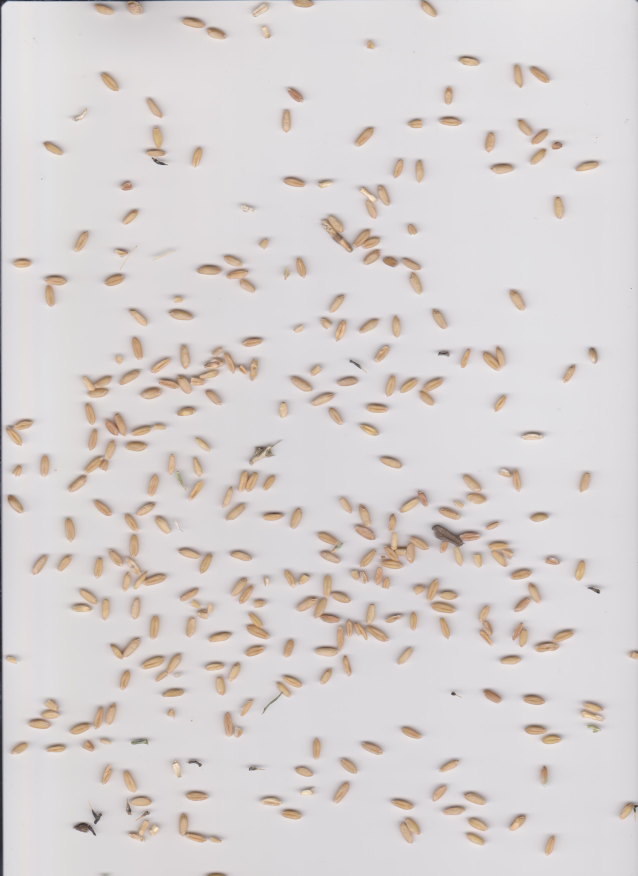
#> input picture data/1_1.jpg, 2550 x 3501 px (shown at 1/4 size); its folder holds only this picture in this run
$ python -i dataAugmentationLib.py   (imports and definitions only)
#> lines starting #> are read from the running program, lines starting #| are printed output that depends on the picture; after the words box and inside, x2 and y2 are one past the last pixel; in counts of white or black regions, pixels touching at a corner belong together
#> further down, picture is the input picture: shape (3501, 2550, 3); mean B, G, R 210.2, 210.7, 215.9
import os
import cv2 as cv
import random

# [37 lines left out: functions readImagesFromDirectories, overlap, placeImage, not called in this run]

def createMaskSeed(image, seed=True):
#> called with seed = True
    hsiImage = cv.cvtColor(image, cv.COLOR_BGR2HSV_FULL)
#> hsiImage: shape (3501, 2550, 3); mean H, S, V 171.5, 10.2, 216.4
    saturationComponent = hsiImage[:, :, 1]
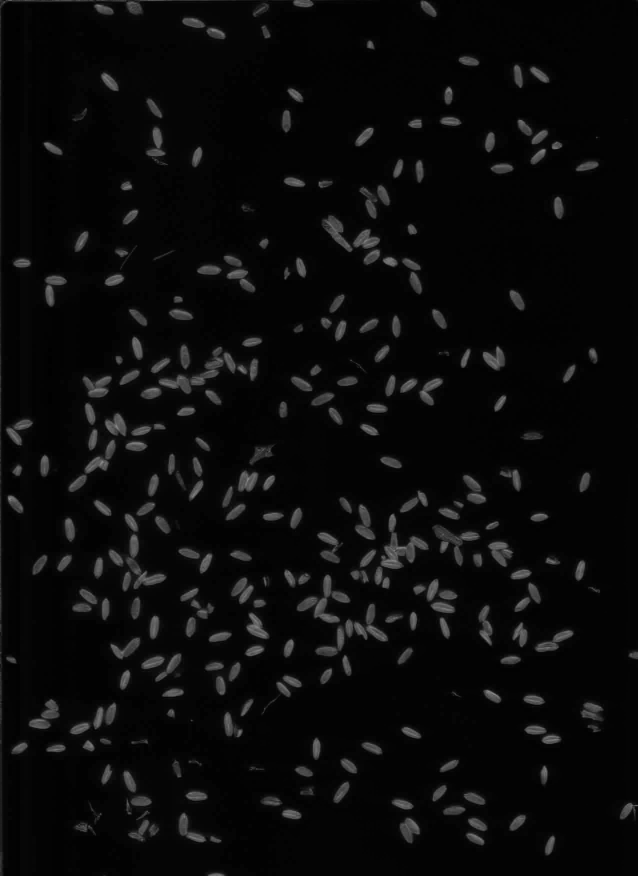
#> saturationComponent: shape (3501, 2550) (shown at 1/4 size); min 0, max 160, mean 10.2
    if seed:
        _, thresholdImage = cv.threshold(saturationComponent, 30, 255, cv.THRESH_BINARY)
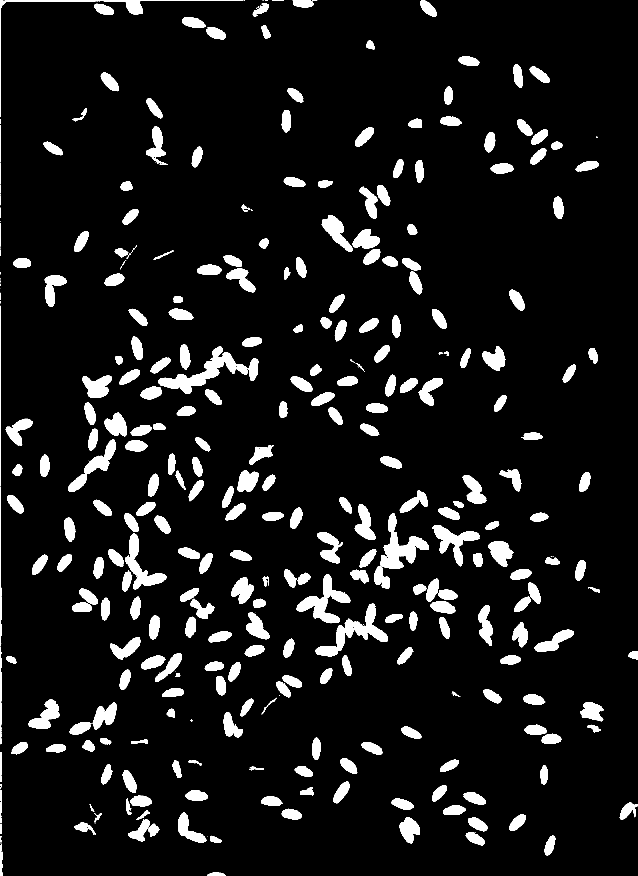
#> thresholdImage: shape (3501, 2550) (shown at 1/4 size); 8.6% white; 422 white regions (98 under 20 px), largest, box (x1, y1, x2, y2) and area: (634, 1386, 992, 1576) 18097, (1521, 2054, 1716, 2276) 15906, (1187, 2298, 1402, 2493) 13961
    else:
        _, thresholdImage = cv.threshold(saturationComponent, 30, 127, cv.THRESH_BINARY) # 127
    return thresholdImage

# [14 lines left out: function placeImagesOnBackground, not called in this run]

>>> import cv2
>>> picture = cv2.imread('data/1_1.jpg')
>>> result = createMaskSeed(picture)

$ run again, on data/1_2.jpg
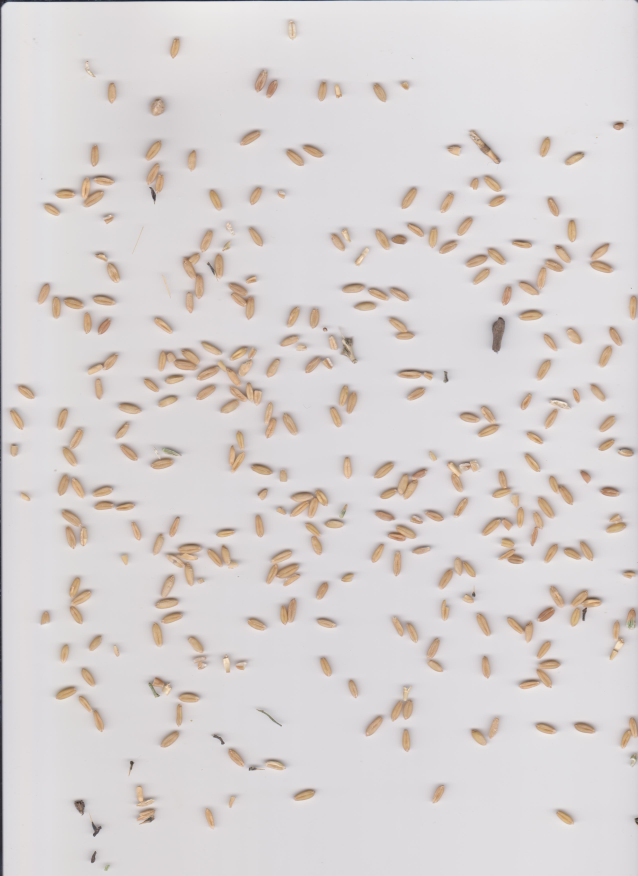
#> input picture data/1_2.jpg, 2550 x 3501 px (shown at 1/4 size)
#> picture is the input picture: shape (3501, 2550, 3); mean B, G, R 210.7, 211.3, 216.5
#> hsiImage: shape (3501, 2550, 3); mean H, S, V 174.6, 10.2, 217.1
#> in createMaskSeed, `saturationComponent = hsiImage[:, :, 1]`:
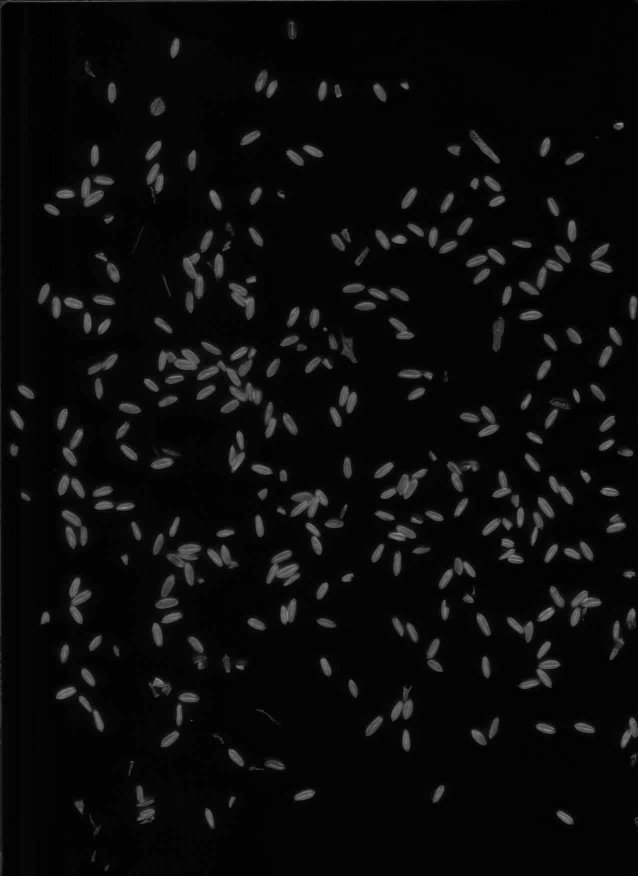
#> saturationComponent: shape (3501, 2550) (shown at 1/4 size); min 0, max 165, mean 10.2
#> in createMaskSeed, `_, thresholdImage = cv.threshold(saturationComponent, 30, 255, cv.THRE..`:
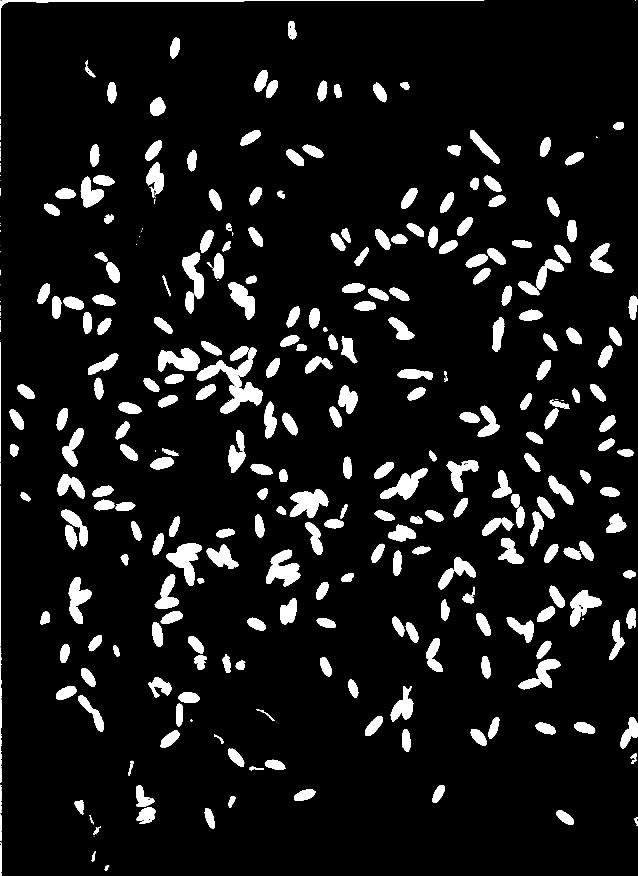
#> thresholdImage: shape (3501, 2550) (shown at 1/4 size); 8.5% white; 423 white regions (112 under 20 px), largest, box (x1, y1, x2, y2) and area: (787, 1388, 1049, 1653) 20970, (664, 2172, 807, 2344) 10963, (1064, 2199, 1201, 2345) 10917

$ run again, on data/2_1.jpg
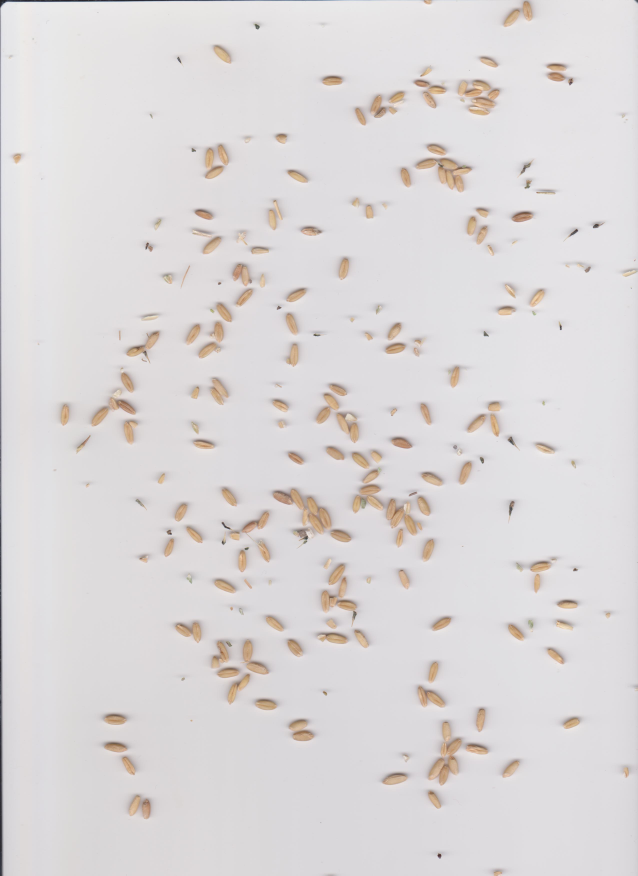
#> input picture data/2_1.jpg, 2550 x 3501 px (shown at 1/4 size)
#> picture is the input picture: shape (3501, 2550, 3); mean B, G, R 216.9, 216.5, 220.2
#> hsiImage: shape (3501, 2550, 3); mean H, S, V 185, 7, 220.8
#> in createMaskSeed, `saturationComponent = hsiImage[:, :, 1]`:
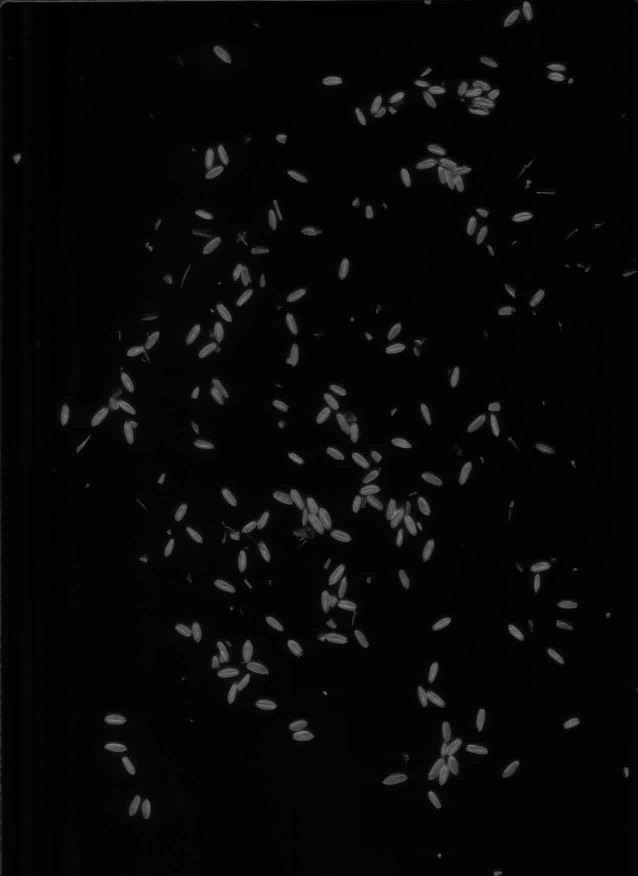
#> saturationComponent: shape (3501, 2550) (shown at 1/4 size); min 0, max 159, mean 7
#> in createMaskSeed, `_, thresholdImage = cv.threshold(saturationComponent, 30, 255, cv.THRE..`:
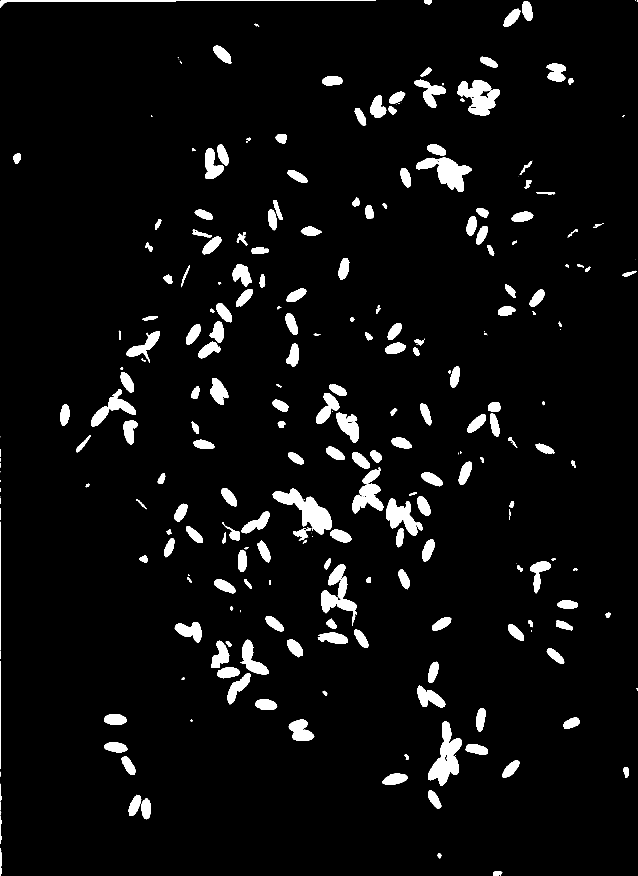
#> thresholdImage: shape (3501, 2550) (shown at 1/4 size); 5% white; 301 white regions (64 under 20 px), largest, box (x1, y1, x2, y2) and area: (1091, 1954, 1328, 2138) 16613, (1712, 2886, 1848, 3142) 15483, (1664, 631, 1888, 768) 13731

$ run again, on data/3_1.jpg
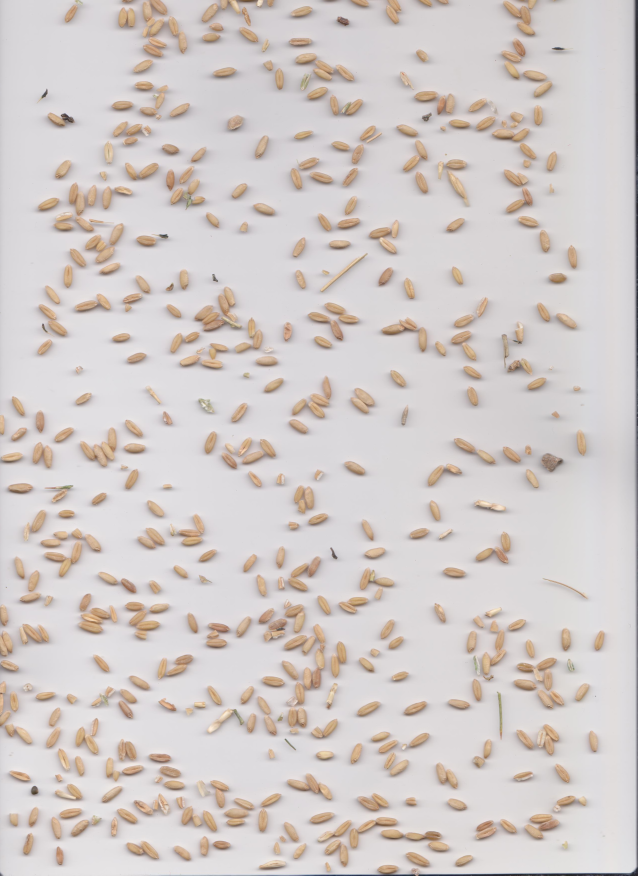
#> input picture data/3_1.jpg, 2550 x 3501 px (shown at 1/4 size)
#> picture is the input picture: shape (3501, 2550, 3); mean B, G, R 201.7, 204, 211.3
#> hsiImage: shape (3501, 2550, 3); mean H, S, V 156.7, 14.9, 211.7
#> in createMaskSeed, `saturationComponent = hsiImage[:, :, 1]`:
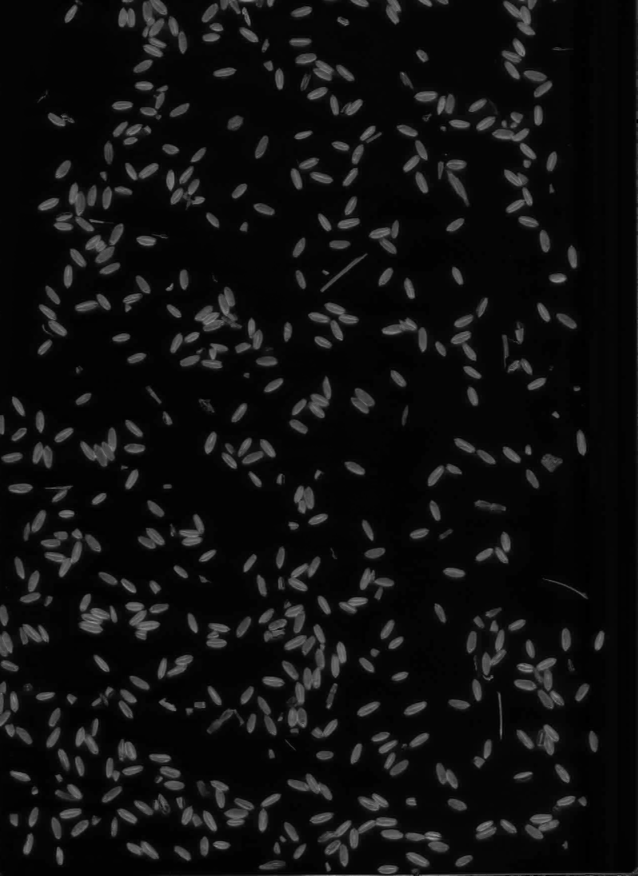
#> saturationComponent: shape (3501, 2550) (shown at 1/4 size); min 0, max 163, mean 14.9
#> in createMaskSeed, `_, thresholdImage = cv.threshold(saturationComponent, 30, 255, cv.THRE..`:
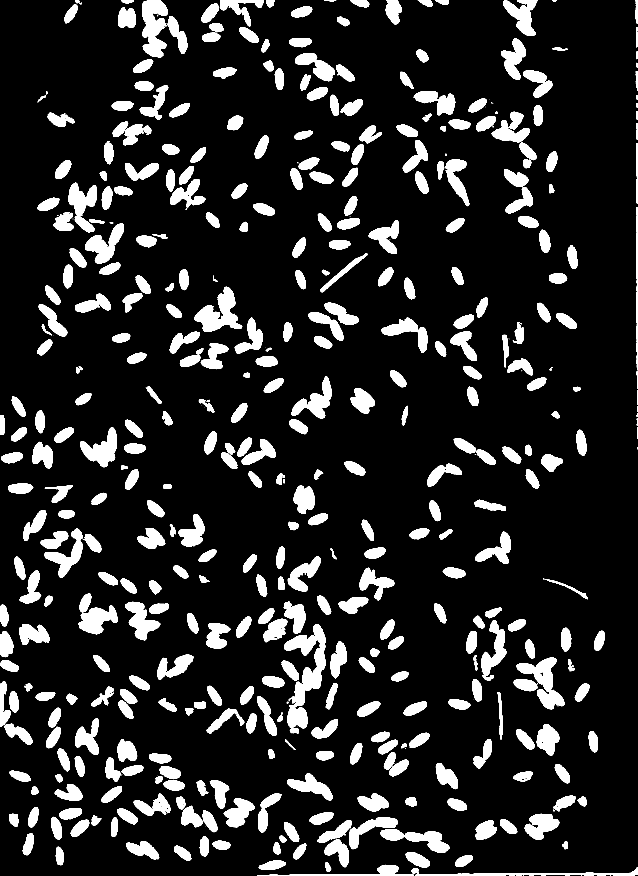
#> thresholdImage: shape (3501, 2550) (shown at 1/4 size); 13.8% white; 527 white regions (87 under 20 px), largest, box (x1, y1, x2, y2) and area: (1136, 2496, 1302, 2914) 26997, (568, 0, 671, 230) 15874, (777, 1147, 969, 1327) 15697
